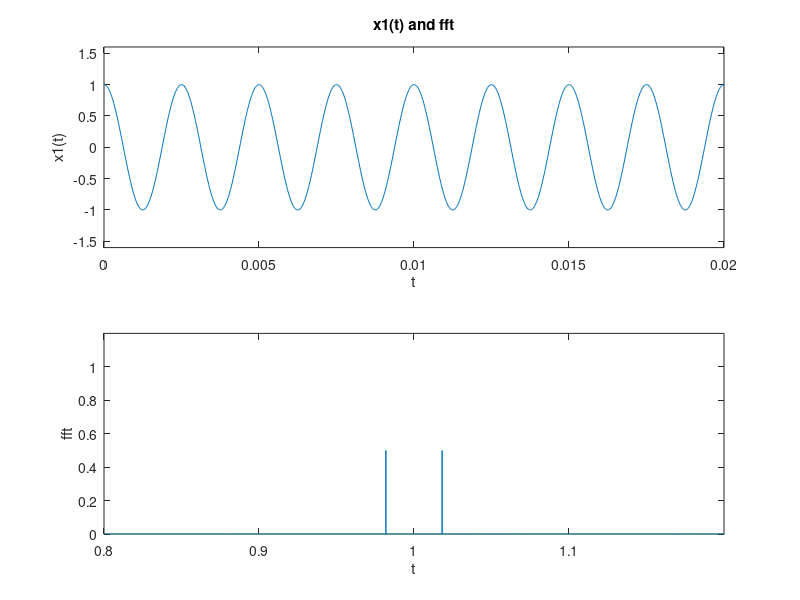

Reproduce this figure in MATLAB.
fs = 44100; % Sampling rate (44100 is CD quality)
Ts = 1/fs; % Step-size (resolution) of simulation 
t = 0:Ts:2-Ts; % 2 second time array
N = length(t); %length of time array
F = fs/N; %Frequency step-size
f = (-fs/2):F:(fs/2)-F; %Your new frequency array!!!!!

x1 = cos(800*pi*t); 
subplot(2,1,1),plot(t,x1);
axis([0 0.02 -1.6 1.6]);
title('x1(t) and fft')
xlabel('t');
ylabel('x1(t)');

x1=fftshift(fft(x1))/N;
%f=(-fs/2):F:(fs/2)-F;
subplot(2,1,2),plot(t,abs(x1));
axis([0.8 1.2 0 1.2]);
xlabel('t');
ylabel('fft');
